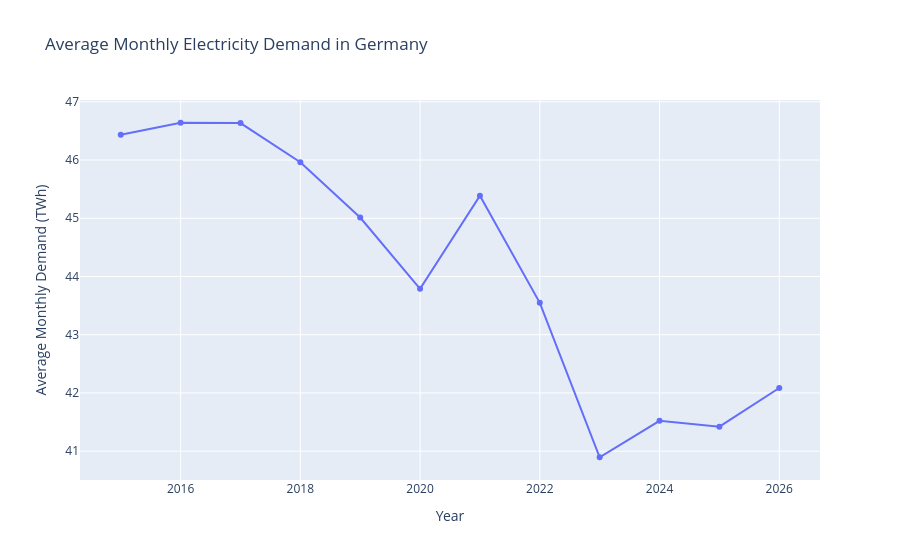

Notebook code cell kept with this figure:
### Code cell
fig = px.line(
    germany_annual,
    x="year",
    y="avg_monthly_demand_twh",
    markers=True,
    title="Average Monthly Electricity Demand in Germany",
    labels={
        "year": "Year",
        "avg_monthly_demand_twh": "Average Monthly Demand (TWh)",
    },
)

fig.show()

### Figure 1 — Plotly figure (JSON) as saved in the notebook; plotly's stock layout.template omitted (floating-point values rounded to 4 significant figures)
{"data": [{"hovertemplate": "Year=%{x}<br>Average Monthly Demand (TWh)=%{y}<extra></extra>", "legendgroup": "", "line": {"color": "#636efa", "dash": "solid"}, "marker": {"symbol": "circle"}, "mode": "lines+markers", "name": "", "orientation": "v", "showlegend": false, "type": "scatter", "x": [2015, 2016, 2017, 2018, 2019, 2020, 2021, 2022, 2023, 2024, 2025, 2026], "xaxis": "x", "y": [46.43, 46.64, 46.63, 45.96, 45.01, 43.79, 45.39, 43.55, 40.9, 41.52, 41.42, 42.09], "yaxis": "y"}], "layout": {"legend": {"tracegroupgap": 0}, "title": {"text": "Average Monthly Electricity Demand in Germany"}, "xaxis": {"anchor": "y", "domain": [0, 1], "title": {"text": "Year"}}, "yaxis": {"anchor": "x", "domain": [0, 1], "title": {"text": "Average Monthly Demand (TWh)"}}}}
